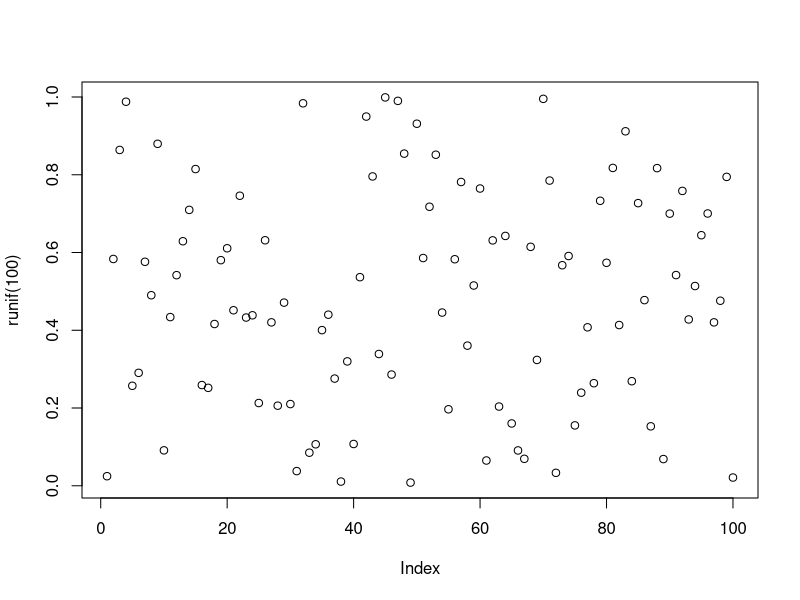

Source code (R):
## ---- chunk 1
1 + 1
## ---- chunk 2
#| echo: false
plot(runif(100))
